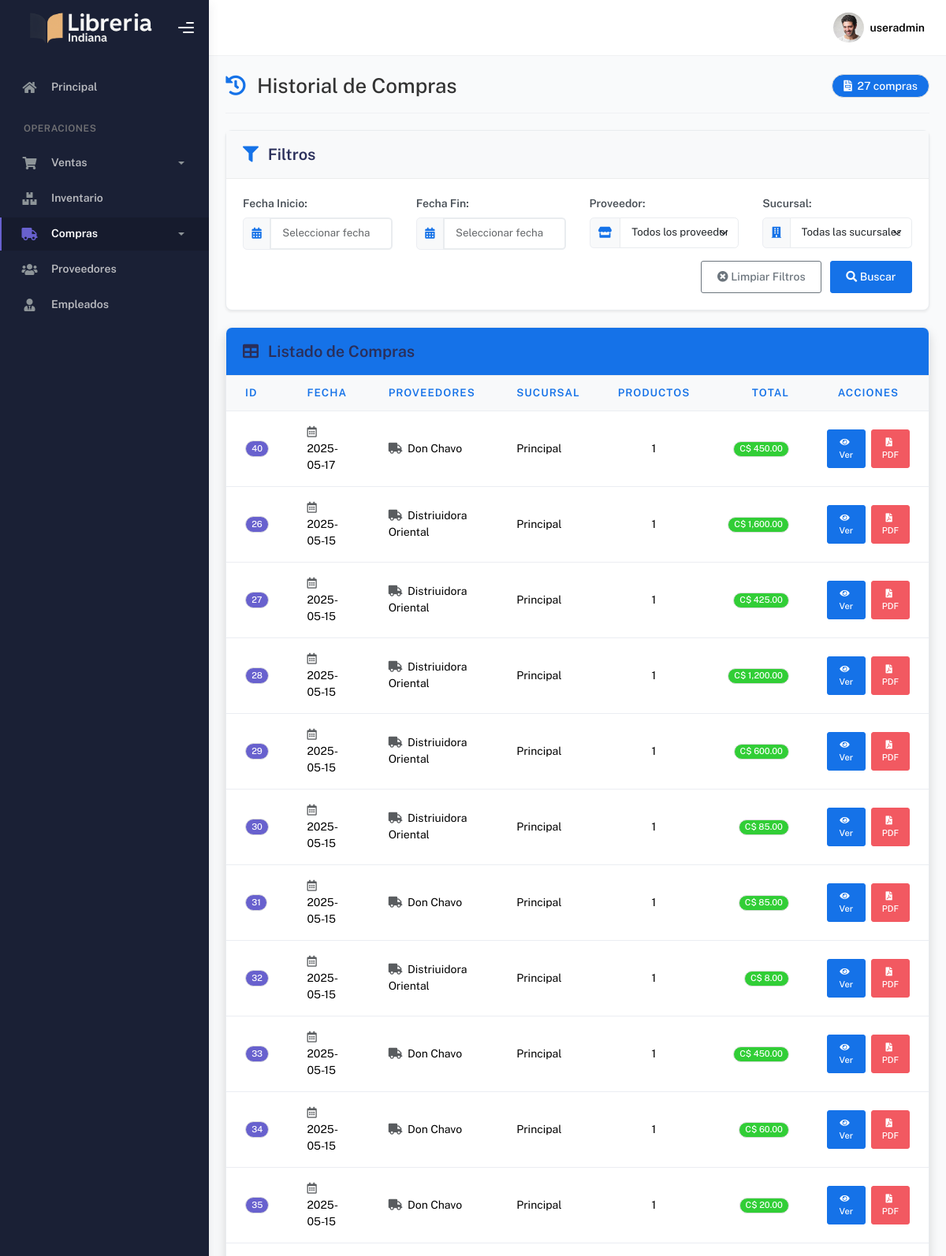
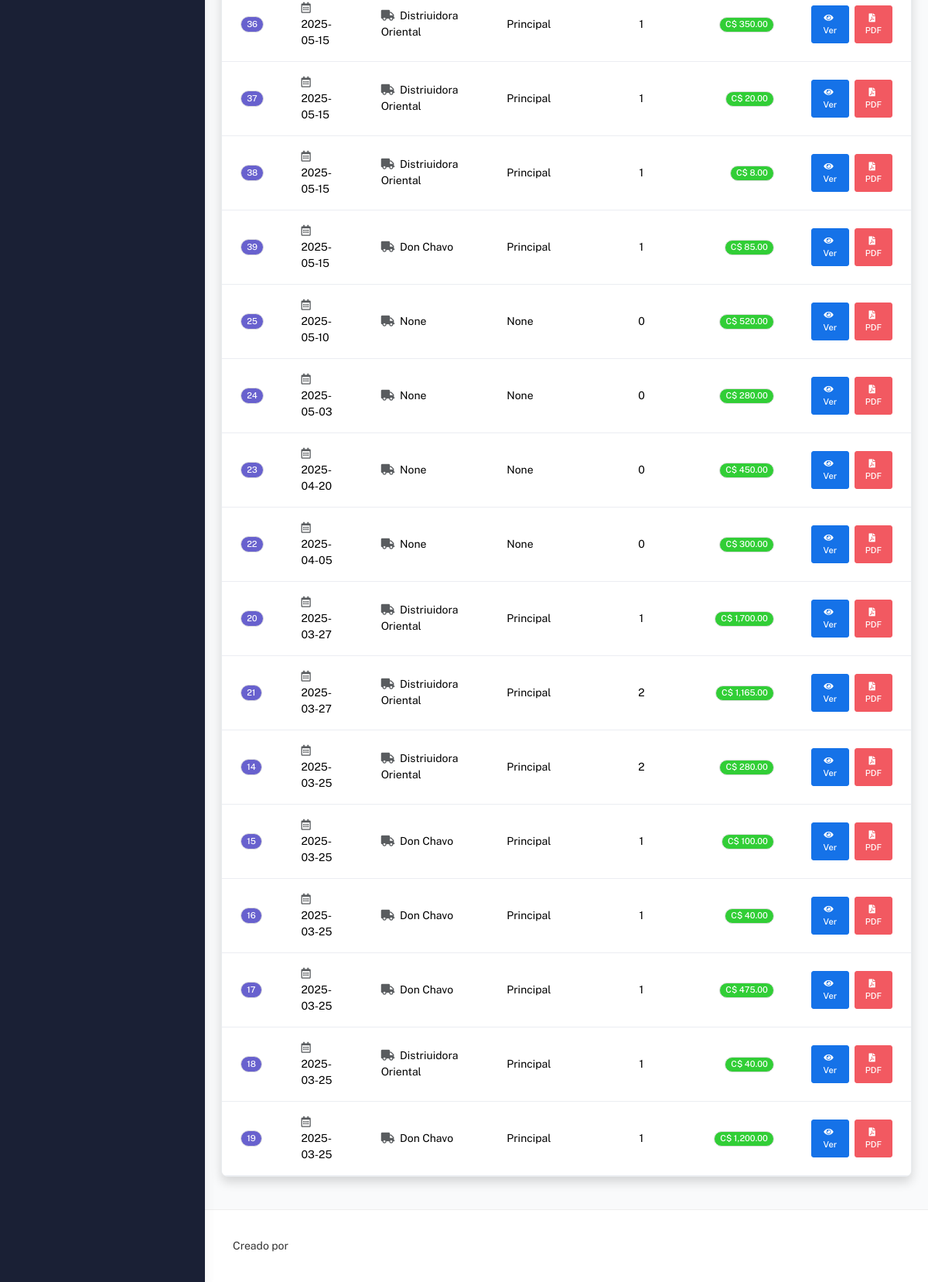
The page /compras/historial-compras (signed in) on the database its author committed (2 pictures, top to bottom).
### tables this page shows
CREATE TABLE Compra (
    IDCompra INTEGER PRIMARY KEY AUTOINCREMENT,
    Fecha DATETIME,
    Total DECIMAL NOT NULL
);

### app/blueprints/compras/routes.py (the view)
@compras_bp.route('/historial-compras', methods=['GET'])
@role_required(['admin', 'gerente', 'empleado', 'almacen'])
def historial_compras():
    try:
        conn = get_db_connection()
        conn.row_factory = sqlite3.Row
        cursor = conn.cursor()
        cursor.execute("""
            SELECT
                c.IDCompra,
                c.Fecha,
                c.Total,
                (SELECT GROUP_CONCAT(DISTINCT p.Nombre)
                 FROM Detalle_Compra dc
                 JOIN Proveedor p ON dc.IDProveedor = p.IDProveedor
                 WHERE dc.IDCompra = c.IDCompra) as proveedores,
                (SELECT GROUP_CONCAT(DISTINCT s.Nombre)
                 FROM Detalle_Compra dc
                 JOIN Sucursal s ON dc.IDSucursal = s.IDSucursal
                 WHERE dc.IDCompra = c.IDCompra) as sucursal,
                (SELECT COUNT(*) FROM Detalle_Compra WHERE IDCompra = c.IDCompra) as num_productos
            FROM Compra c
            ORDER BY c.Fecha DESC
        """)
        compras = cursor.fetchall()
        cursor.execute("SELECT IDProveedor, Nombre FROM Proveedor ORDER BY Nombre")
        proveedores = cursor.fetchall()
        cursor.execute("SELECT IDSucursal, Nombre FROM Sucursal ORDER BY Nombre")
        sucursales = cursor.fetchall()
        return render_template('compras/historial_compras.html',
                               compras=compras,
                               proveedores=proveedores,
                               sucursales=sucursales)
    except Exception as e:
        flash(f"Error al cargar el historial de compras: {str(e)}", "error")
        return redirect(url_for('dashboard.index'))
    finally:
        if conn:
            conn.close()

### app/utils/__init__.py (called while the page is built)
def role_required(roles):
    def decorator(f):
        @wraps(f)
        def decorated_function(*args, **kwargs):
            if session.get("user_id") is None:
                return redirect(url_for('auth.login'))
            user_role = session.get("role")
            if user_role not in roles and 'admin' not in roles:
                abort(403)  # Forbidden
            return f(*args, **kwargs)
        return decorated_function
    return decorator

### app/utils/db.py (called while the page is built)
def get_db_connection():
    conn = sqlite3.connect(current_app.config['DATABASE_PATH'])
    conn.row_factory = sqlite3.Row
    return conn

### app/blueprints/compras/templates/compras/historial_compras.html (shortened to what this page needs)
{% extends "layout.html" %}
{% block style %}
<link rel="stylesheet" href="https://cdn.jsdelivr.net/npm/flatpickr/dist/flatpickr.min.css">
<link rel="stylesheet" href="https://cdn.datatables.net/1.11.5/css/dataTables.bootstrap5.min.css">
{% endblock %}
{% block main %}
<div class="container-fluid">
    <div class="d-flex justify-content-between align-items-center mb-4 pb-3 border-bottom">
        <h2 class="m-0 d-flex align-items-center">
            <i class="fas fa-history text-primary me-3"></i>
            Historial de Compras
        </h2>
        <span class="badge bg-primary rounded-pill px-3 py-2 fs-6">
            <i class="fas fa-file-invoice me-1"></i>
            {{ compras|length }} compras
        </span>
    </div>
    <div class="card filter-card shadow-sm mb-4">
        <div class="card-header bg-light">
            <h5 class="card-title mb-0">
                <i class="fas fa-filter me-2 text-primary"></i>
                Filtros
            </h5>
        </div>
        <div class="card-body">
            <form id="filtroForm" class="row g-3">
                <div class="col-md-3">
                    <label for="fechaInicio" class="form-label fw-bold">Fecha Inicio:</label>
                    <div class="input-group">
                        <span class="input-group-text bg-light">
                            <i class="fas fa-calendar-alt text-primary"></i>
                        </span>
                        <input type="text" class="form-control datepicker" id="fechaInicio" placeholder="Seleccionar fecha">
                    </div>
                </div>
                <div class="col-md-3">
                    <label for="fechaFin" class="form-label fw-bold">Fecha Fin:</label>
                    <div class="input-group">
                        <span class="input-group-text bg-light">
                            <i class="fas fa-calendar-alt text-primary"></i>
                        </span>
                        <input type="text" class="form-control datepicker" id="fechaFin" placeholder="Seleccionar fecha">
                    </div>
                </div>
                <div class="col-md-3">
                    <label for="proveedor" class="form-label fw-bold">Proveedor:</label>
                    <div class="input-group">
                        <span class="input-group-text bg-light">
                            <i class="fas fa-store text-primary"></i>
                        </span>
                        <select class="form-select" id="proveedor">
                            <option value="">Todos los proveedores</option>
                        </select>
                    </div>
                </div>
                <div class="col-md-3">
                    <label for="sucursal" class="form-label fw-bold">Sucursal:</label>
                    <div class="input-group">
                        <span class="input-group-text bg-light">
                            <i class="fas fa-building text-primary"></i>
                        </span>
                        <select class="form-select" id="sucursal">
                            <option value="">Todas las sucursales</option>
                        </select>
                    </div>
                </div>
                <div class="col-12 text-end">
                    <button type="button" id="btnLimpiarFiltros" class="btn btn-outline-secondary me-2">
                        <i class="fas fa-times-circle me-1"></i>Limpiar Filtros
                    </button>
                    <button type="button" id="btnFiltrar" class="btn btn-primary">
                        <i class="fas fa-search me-1"></i>Buscar
                    </button>
                </div>
            </form>
        </div>
    </div>
    <div class="card data-card shadow">
        <div class="card-header bg-primary text-white py-3">
            <h5 class="card-title mb-0">
                <i class="fas fa-table me-2"></i>
                Listado de Compras
            </h5>
        </div>
        <div class="card-body p-0">
            <div class="table-responsive">
                <table class="table table-hover mb-0" id="tablaCompras">
                    <thead class="table-light">
                        <tr>
                            <th class="fw-bold text-primary border-bottom">ID</th>
                            <th class="fw-bold text-primary border-bottom">Fecha</th>
                            <th class="fw-bold text-primary border-bottom">Proveedores</th>
                            <th class="fw-bold text-primary border-bottom">Sucursal</th>
                            <th class="fw-bold text-primary border-bottom text-center">Productos</th>
                            <th class="fw-bold text-primary border-bottom text-end">Total</th>
                            <th class="fw-bold text-primary border-bottom text-center">Acciones</th>
                        </tr>
                    </thead>
                    <tbody>
                        {% for compra in compras %}
                        <tr>
                            <td class="align-middle">
                                <span class="badge bg-secondary">{{ compra.IDCompra }}</span>
                            </td>
                            <td class="align-middle">
                                <i class="far fa-calendar-alt me-1 text-muted"></i>
                                {{ compra.Fecha }}
                            </td>
                            <td class="align-middle">
                                <i class="fas fa-truck me-1 text-muted"></i>
                                {{ compra.proveedores }}</td>
                            <td class="align-middle">{{ compra.sucursal }}</td>
                            <td class="text-center align-middle">{{ compra.num_productos }}</td>
                            <td class="text-end align-middle">
                                <span class="badge bg-success px-2 py-1">
                                    C$ {{ "{:,.2f}".format(compra.Total) }}
                                </span>
                            </td>
                            <td class="text-center align-middle">
                                <div class="d-flex gap-2 justify-content-center">
                                    <button class="btn btn-primary btn-sm ver-detalle" data-id="{{ compra.IDCompra }}">
                                        <i class="fas fa-eye me-1"></i>
                                        Ver
                                    </button>
                                    <button class="btn btn-danger btn-sm exportar-pdf" data-id="{{ compra.IDCompra }}">
                                        <i class="fas fa-file-pdf me-1"></i>
                                        PDF
                                    </button>
                                </div>
                            </td>
                        </tr>
                        {% endfor %}
                    </tbody>
                </table>
            </div>
        </div>
    </div>
</div>
{% endblock %}

### app/blueprints/compras/templates/compras/historial_compras.html (style rules this page uses)
body { color: #333333; background-color: #f9fafb; }
.container-fluid { padding: 1.5rem; }
.filter-card { border-radius: 8px; border: 1px solid #e9ecef; box-shadow: 0 4px 6px rgba(0, 0, 0, 0.05); background-color: white; margin-bottom: 1.5rem; }
.filter-card .card-header { background-color: white; border-bottom: 1px solid #e9ecef; padding: 1rem 1.5rem; font-weight: 600; }
.filter-card .card-body { padding: 1.5rem; }
.filter-card .form-control, .filter-card .form-select { border-color: #e9ecef; padding: 0.6rem 1rem; font-size: 0.95rem; box-shadow: none; transition: all 0.3s ease; }
.data-card { border-radius: 8px; border: 1px solid #e9ecef; box-shadow: 0 4px 6px rgba(0, 0, 0, 0.05); background-color: white; margin-bottom: 1.5rem; overflow: hidden; }
.data-card .card-header { background-color: white; border-bottom: 1px solid #e9ecef; padding: 1rem 1.5rem; font-weight: 600; display: flex; justify-content: space-between; align-items: center; }
.data-card .card-body { padding: 0; }
.table-responsive { padding: 0; }
.btn-primary { background-color: #4361ee; border-color: #4361ee; }
.badge { padding: 0.35em 0.65em; font-weight: 500; border-radius: 30px; }

### rows shown on the page
Compra: IDCompra "40", Fecha "2025-05-17", proveedores "Don Chavo", sucursal "Principal", num_productos "1", Total "450.00"
Compra: IDCompra "26", Fecha "2025-05-15", proveedores "Distriuidora Oriental", sucursal "Principal", num_productos "1", Total "1,600.00"
Compra: IDCompra "27", Fecha "2025-05-15", proveedores "Distriuidora Oriental", sucursal "Principal", num_productos "1", Total "425.00"
Compra: IDCompra "28", Fecha "2025-05-15", proveedores "Distriuidora Oriental", sucursal "Principal", num_productos "1", Total "1,200.00"
Compra: IDCompra "29", Fecha "2025-05-15", proveedores "Distriuidora Oriental", sucursal "Principal", num_productos "1", Total "600.00"
Compra: IDCompra "30", Fecha "2025-05-15", proveedores "Distriuidora Oriental", sucursal "Principal", num_productos "1", Total "85.00"
Compra: IDCompra "31", Fecha "2025-05-15", proveedores "Don Chavo", sucursal "Principal", num_productos "1", Total "85.00"
Compra: IDCompra "32", Fecha "2025-05-15", proveedores "Distriuidora Oriental", sucursal "Principal", num_productos "1", Total "8.00"
Compra: IDCompra "33", Fecha "2025-05-15", proveedores "Don Chavo", sucursal "Principal", num_productos "1", Total "450.00"
Compra: IDCompra "34", Fecha "2025-05-15", proveedores "Don Chavo", sucursal "Principal", num_productos "1", Total "60.00"
Compra: IDCompra "35", Fecha "2025-05-15", proveedores "Don Chavo", sucursal "Principal", num_productos "1", Total "20.00"
Compra: IDCompra "36", Fecha "2025-05-15", proveedores "Distriuidora Oriental", sucursal "Principal", num_productos "1", Total "350.00"
Compra: IDCompra "37", Fecha "2025-05-15", proveedores "Distriuidora Oriental", sucursal "Principal", num_productos "1", Total "20.00"
Compra: IDCompra "38", Fecha "2025-05-15", proveedores "Distriuidora Oriental", sucursal "Principal", num_productos "1", Total "8.00"
Compra: IDCompra "39", Fecha "2025-05-15", proveedores "Don Chavo", sucursal "Principal", num_productos "1", Total "85.00"
Compra: IDCompra "25", Fecha "2025-05-10", proveedores "None", sucursal "None", num_productos "0", Total "520.00"
Compra: IDCompra "24", Fecha "2025-05-03", proveedores "None", sucursal "None", num_productos "0", Total "280.00"
Compra: IDCompra "23", Fecha "2025-04-20", proveedores "None", sucursal "None", num_productos "0", Total "450.00"
Compra: IDCompra "22", Fecha "2025-04-05", proveedores "None", sucursal "None", num_productos "0", Total "300.00"
Compra: IDCompra "20", Fecha "2025-03-27", proveedores "Distriuidora Oriental", sucursal "Principal", num_productos "1", Total "1,700.00"
Compra: IDCompra "21", Fecha "2025-03-27", proveedores "Distriuidora Oriental", sucursal "Principal", num_productos "2", Total "1,165.00"
Compra: IDCompra "14", Fecha "2025-03-25", proveedores "Distriuidora Oriental", sucursal "Principal", num_productos "2", Total "280.00"
Compra: IDCompra "15", Fecha "2025-03-25", proveedores "Don Chavo", sucursal "Principal", num_productos "1", Total "100.00"
Compra: IDCompra "16", Fecha "2025-03-25", proveedores "Don Chavo", sucursal "Principal", num_productos "1", Total "40.00"
Compra: IDCompra "17", Fecha "2025-03-25", proveedores "Don Chavo", sucursal "Principal", num_productos "1", Total "475.00"
Compra: IDCompra "18", Fecha "2025-03-25", proveedores "Distriuidora Oriental", sucursal "Principal", num_productos "1", Total "40.00"
Compra: IDCompra "19", Fecha "2025-03-25", proveedores "Don Chavo", sucursal "Principal", num_productos "1", Total "1,200.00"

### other values the page prints
{{ session.get('username', 'Usuario') }} "useradmin"
{{ compras|length }} "27"
